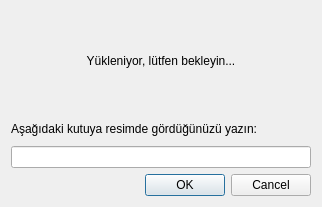
<ui version="4.0" >
 <class>CaptchaDialog</class>
 <widget class="QDialog" name="CaptchaDialog" >
  <property name="geometry" >
   <rect>
    <x>0</x>
    <y>0</y>
    <width>318</width>
    <height>207</height>
   </rect>
  </property>
  <property name="windowTitle" >
   <string>Kotacı</string>
  </property>
  <layout class="QGridLayout" >
   <item row="0" column="0" >
    <widget class="QLabel" name="captcha" >
     <property name="minimumSize" >
      <size>
       <width>300</width>
       <height>100</height>
      </size>
     </property>
     <property name="text" >
      <string>Yükleniyor, lütfen bekleyin...</string>
     </property>
     <property name="alignment" >
      <set>Qt::AlignCenter</set>
     </property>
     <property name="wordWrap" >
      <bool>true</bool>
     </property>
    </widget>
   </item>
   <item row="1" column="0" >
    <widget class="QLabel" name="label" >
     <property name="text" >
      <string>Aşağıdaki kutuya resimde gördüğünüzü yazın:</string>
     </property>
    </widget>
   </item>
   <item row="2" column="0" >
    <widget class="QLineEdit" name="lineEdit" />
   </item>
   <item row="3" column="0" >
    <widget class="QDialogButtonBox" name="buttonBox" >
     <property name="orientation" >
      <enum>Qt::Horizontal</enum>
     </property>
     <property name="standardButtons" >
      <set>QDialogButtonBox::Cancel|QDialogButtonBox::NoButton|QDialogButtonBox::Ok</set>
     </property>
    </widget>
   </item>
  </layout>
 </widget>
 <resources/>
 <connections>
  <connection>
   <sender>buttonBox</sender>
   <signal>accepted()</signal>
   <receiver>CaptchaDialog</receiver>
   <slot>accept()</slot>
   <hints>
    <hint type="sourcelabel" >
     <x>248</x>
     <y>254</y>
    </hint>
    <hint type="destinationlabel" >
     <x>157</x>
     <y>274</y>
    </hint>
   </hints>
  </connection>
  <connection>
   <sender>buttonBox</sender>
   <signal>rejected()</signal>
   <receiver>CaptchaDialog</receiver>
   <slot>reject()</slot>
   <hints>
    <hint type="sourcelabel" >
     <x>316</x>
     <y>260</y>
    </hint>
    <hint type="destinationlabel" >
     <x>286</x>
     <y>274</y>
    </hint>
   </hints>
  </connection>
 </connections>
</ui>
